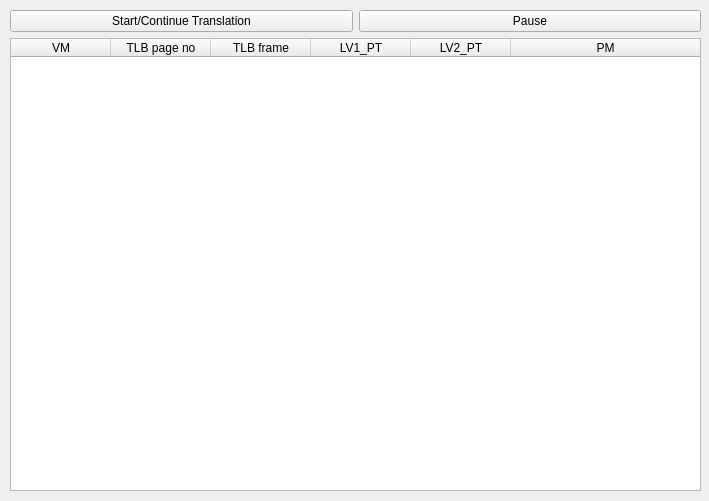
<?xml version="1.0" encoding="UTF-8"?>
<ui version="4.0">
 <class>mappingdisplayer</class>
 <widget class="QMainWindow" name="mappingdisplayer">
  <property name="geometry">
   <rect>
    <x>0</x>
    <y>0</y>
    <width>709</width>
    <height>501</height>
   </rect>
  </property>
  <property name="windowTitle">
   <string>MainWindow</string>
  </property>
  <widget class="QWidget" name="centralwidget">
   <widget class="QWidget" name="verticalLayoutWidget">
    <property name="geometry">
     <rect>
      <x>10</x>
      <y>10</y>
      <width>691</width>
      <height>481</height>
     </rect>
    </property>
    <layout class="QVBoxLayout" name="verticalLayout">
     <item>
      <layout class="QHBoxLayout" name="horizontalLayout">
       <item>
        <widget class="QPushButton" name="StartButton">
         <property name="text">
          <string>Start/Continue Translation</string>
         </property>
        </widget>
       </item>
       <item>
        <widget class="QPushButton" name="PauseButton">
         <property name="text">
          <string>Pause</string>
         </property>
        </widget>
       </item>
      </layout>
     </item>
     <item>
      <widget class="QTableWidget" name="MDTable">
       <attribute name="horizontalHeaderStretchLastSection">
        <bool>true</bool>
       </attribute>
       <attribute name="verticalHeaderVisible">
        <bool>true</bool>
       </attribute>
       <column>
        <property name="text">
         <string>VM</string>
        </property>
       </column>
       <column>
        <property name="text">
         <string>TLB page no</string>
        </property>
       </column>
       <column>
        <property name="text">
         <string>TLB frame</string>
        </property>
       </column>
       <column>
        <property name="text">
         <string>LV1_PT</string>
        </property>
       </column>
       <column>
        <property name="text">
         <string>LV2_PT</string>
        </property>
       </column>
       <column>
        <property name="text">
         <string>PM</string>
        </property>
       </column>
      </widget>
     </item>
    </layout>
   </widget>
  </widget>
 </widget>
 <resources/>
 <connections/>
</ui>
